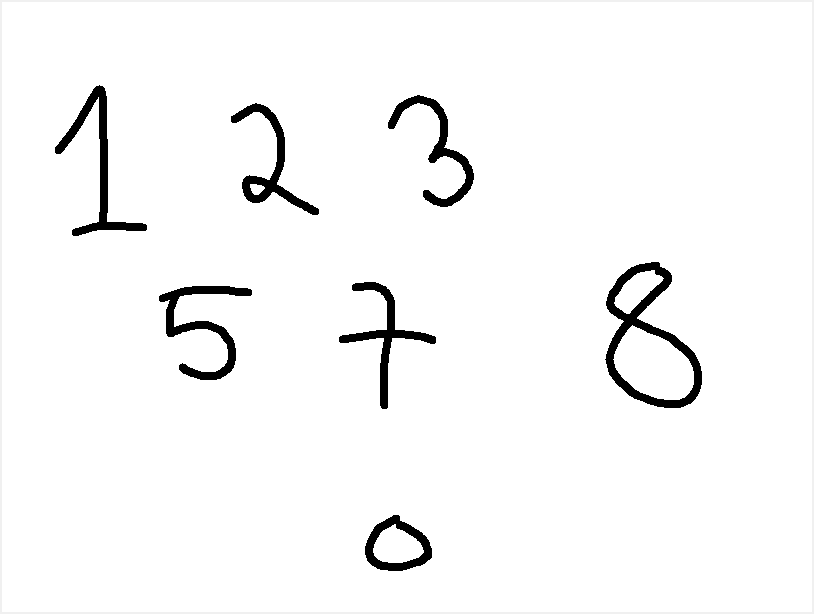
#> input picture test.png, 814 x 614 px, found by its file name
$ jupyter execute --allow-errors Handwritten_Digit_Recogniton.ipynb
#> lines starting #> are read from the running program, lines starting #| are printed output that depends on the picture; after the words box and inside, x2 and y2 are one past the last pixel; in counts of white or black regions, pixels touching at a corner belong together
#**Hand Written Digit Recignition**

###Importing Libraries

[cell 1]
import matplotlib.pyplot as plt
import numpy as np
import os
import PIL
import tensorflow as tf

from tensorflow import keras
from keras.utils import to_categorical
from tensorflow.keras import layers, datasets, models
from tensorflow.keras.models import Sequential

###Preparing Dataset

#> (a cell that did not finish here is left out)

###Creating Model

#> (a cell that did not finish here is left out)

### Compiling Model

#> (a cell that did not finish here is left out)

#> (a cell that did not finish here is left out)

### Adding ModelCheckpoint to save the model with best accuracy on val dataset

[cell 6]
from keras.callbacks import ModelCheckpoint

#> (the rest of this cell did not finish here and is left out)

### Training

[cell 7]
epochs = 10
#> (the rest of this cell did not finish here and is left out)

###Loading The model with best validation accuracy

#> (a cell that did not finish here is left out)

### Visuals of Training Results

#> (a cell that did not finish here is left out)

#> (a cell that did not finish here is left out)

### Testing Image

#> (a cell that did not finish here is left out)

#> (a cell that did not finish here is left out)

###Model Results

[cell 13]
print("Evaluate on test data")
#> (the rest of this cell did not finish here and is left out)

###Using Real Images

[cell 14]
import cv2
from google.colab import files
uploaded = files.upload()
#> the answer given: test.png
preprocessed_digits = []
for fn in uploaded.keys():
  path = '/content/' + fn
  image = cv2.imread(path)
#> image is the input picture: shape (614, 814, 3); min 0, max 255, mean 247.2
  grey = cv2.cvtColor(image.copy(), cv2.COLOR_BGR2GRAY)
  ret, thresh = cv2.threshold(grey.copy(), 75, 255, cv2.THRESH_BINARY_INV)
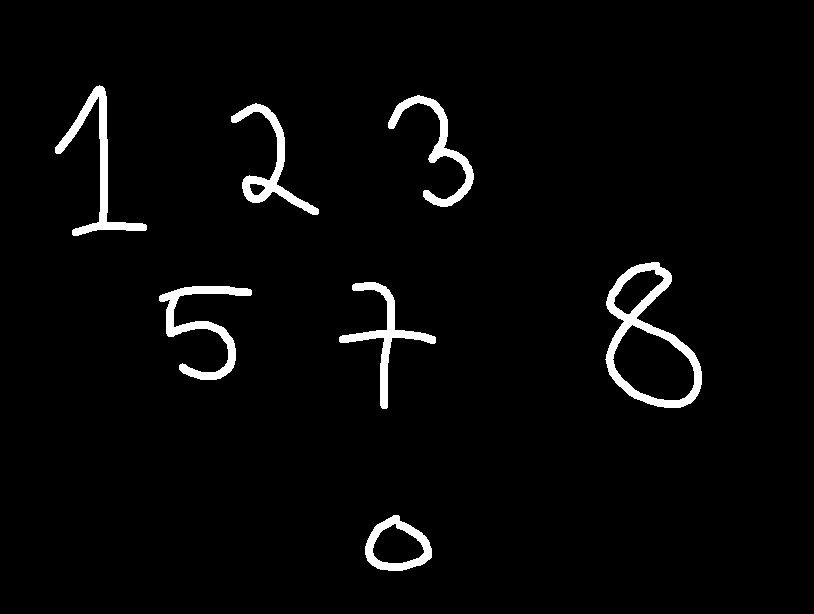
#> thresh: shape (614, 814); 3% white; 7 white regions
  contours, _ = cv2.findContours(thresh.copy(), cv2.RETR_EXTERNAL, cv2.CHAIN_APPROX_SIMPLE)
#> contours = 7 contours; box (x1, y1, x2, y2) and area: (605, 262, 702, 408) 8454, (365, 515, 432, 571) 2608, (55, 85, 147, 236) 2018, (159, 286, 252, 380) 1939, (231, 103, 319, 215) 1830, (339, 282, 436, 409) 1693, (388, 95, 474, 207) 1652

  for c in contours:
    x,y,w,h = cv2.boundingRect(c)

    # Creating a rectangle around the digit in the original image (for displaying the digits fetched via contours)
    cv2.rectangle(image, (x,y), (x+w, y+h), color=(0, 255, 0), thickness=2)

    # Cropping out the digit from the image corresponding to the current contours in the for loop
    digit = thresh[y:y+h, x:x+w]

    # Resizing that digit to (18, 18)
    resized_digit = cv2.resize(digit, (18,18))

    # Padding the digit with 5 pixels of black color (zeros) in each side to finally produce the image of (28, 28)
    padded_digit = np.pad(resized_digit, ((5,5),(5,5)), "constant", constant_values=0)

    # Adding the preprocessed digit to the list of preprocessed digits
    preprocessed_digits.append(padded_digit)
#> this loop made 7 passes
#> (x, y, w, h) on passes 1 to 7: (365, 515, 67, 56), (159, 286, 93, 94), (339, 282, 97, 127), (605, 262, 97, 146), (231, 103, 88, 112), (388, 95, 86, 112), (55, 85, 92, 151)
#> pass 1, `digit = thresh[y:y+h, x:x+w]`:
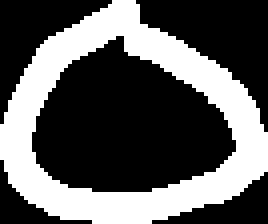
#> digit: shape (56, 67) (shown 4 times larger); 36% white; 1 white region, box (x1, y1, x2, y2) and area: (0, 0, 67, 56) 1351
#> pass 1, `padded_digit = np.pad(resized_digit, ((5,5),(5,5)), "constant", consta..`:
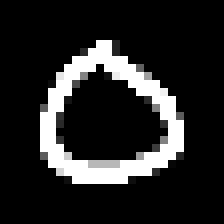
#> padded_digit: shape (28, 28) (shown 8 times larger); min 0, max 255, mean 38.1
#> pass 2, `digit = thresh[y:y+h, x:x+w]`:
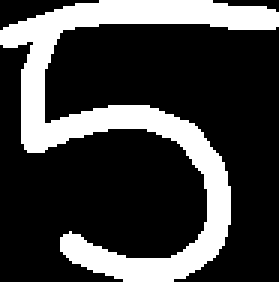
#> digit: shape (94, 93) (shown 3 times larger); 25.2% white; 1 white region, box (x1, y1, x2, y2) and area: (0, 0, 93, 94) 2203
#> pass 2, `padded_digit = np.pad(resized_digit, ((5,5),(5,5)), "constant", consta..`:
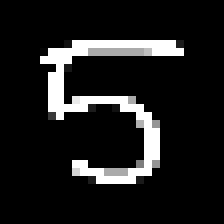
#> padded_digit: shape (28, 28) (shown 8 times larger); min 0, max 255, mean 28.7
#> after the loop:
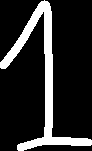
#> digit: shape (151, 92); 16.5% white; 1 white region, box (x1, y1, x2, y2) and area: (0, 0, 92, 151) 2290
#> after the loop:
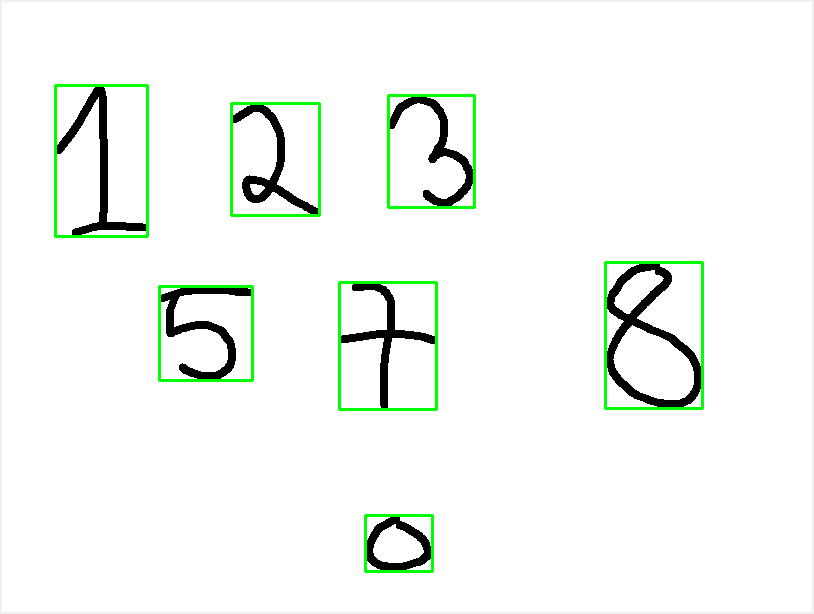
#> image: shape (614, 814, 3); 1.7% of pixels changed, all inside (x1, y1, x2, y2) = (54, 84, 704, 573)
#> after the loop, preprocessed_digits = 7 items
  print("\n\n\n----------------Contoured Image--------------------")
  plt.imshow(image, cmap="gray")
  plt.show()

  inp = np.array(preprocessed_digits)

[cell 15]
#Run this cell after running the above for prediction
figure = plt.figure(figsize=(20, 8))
rows = len(preprocessed_digits)//5 +1
#> rows = 2
#> (the rest of this cell did not finish here and is left out)

$ run again, on First.jpg
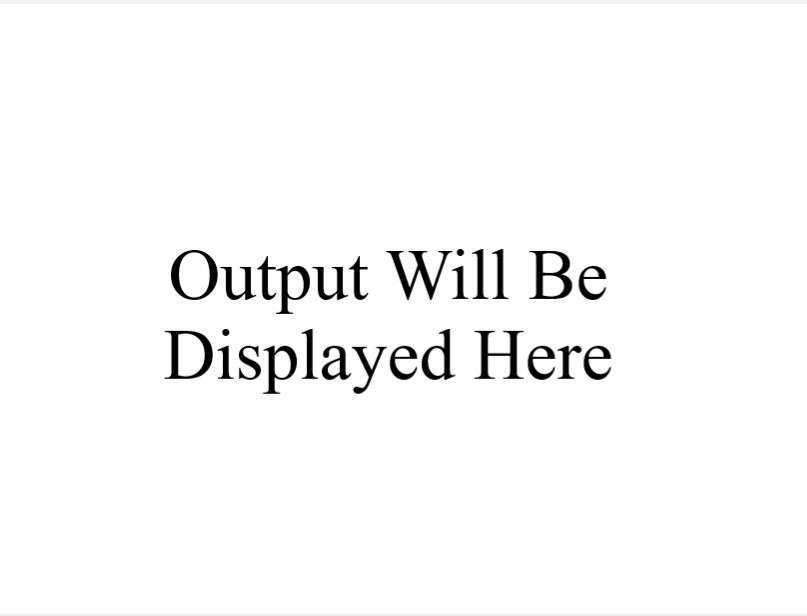
#> input picture First.jpg, 807 x 616 px, found by its file name
#> image is the input picture: shape (616, 807, 3); min 0, max 255, mean 248.9
#> `ret, thresh = cv2.threshold(grey.copy(), 75, 255, cv2.THRESH_BINARY_INV)`:
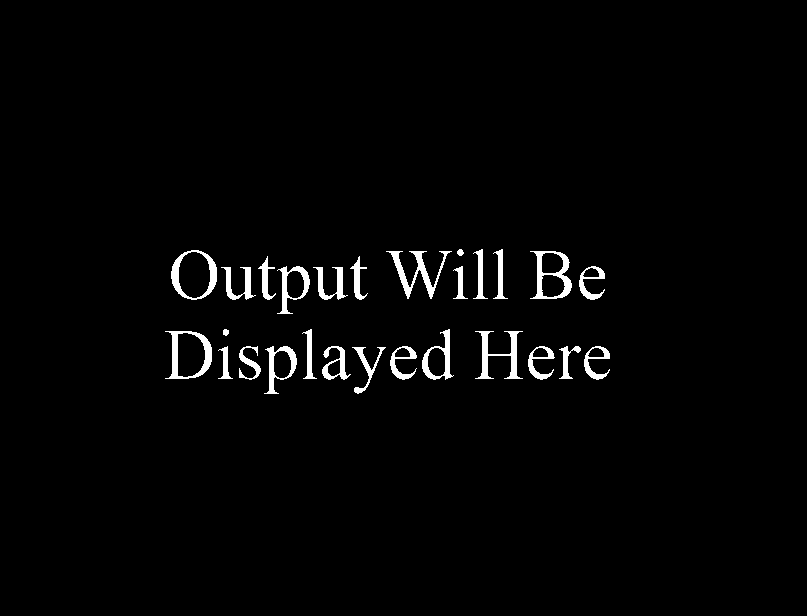
#> thresh: shape (616, 807); 2.1% white; 27 white regions
#> contours = 27 contours; largest, box (x1, y1, x2, y2) and area: (171, 250, 217, 300) 1748, (165, 331, 212, 379) 1645, (530, 251, 572, 299) 1416, (422, 329, 454, 380) 839, (264, 346, 297, 394) 822
#> the loop `for c in contours:` made 27 passes
#> (x, y, w, h) on passes 1 to 8: (352, 347, 34, 47), (584, 346, 26, 34), (559, 346, 22, 33), (528, 346, 27, 34), (390, 346, 27, 34), (322, 346, 29, 34), (264, 346, 33, 48), (239, 346, 22, 34)
#> after the loop `for c in contours:`:
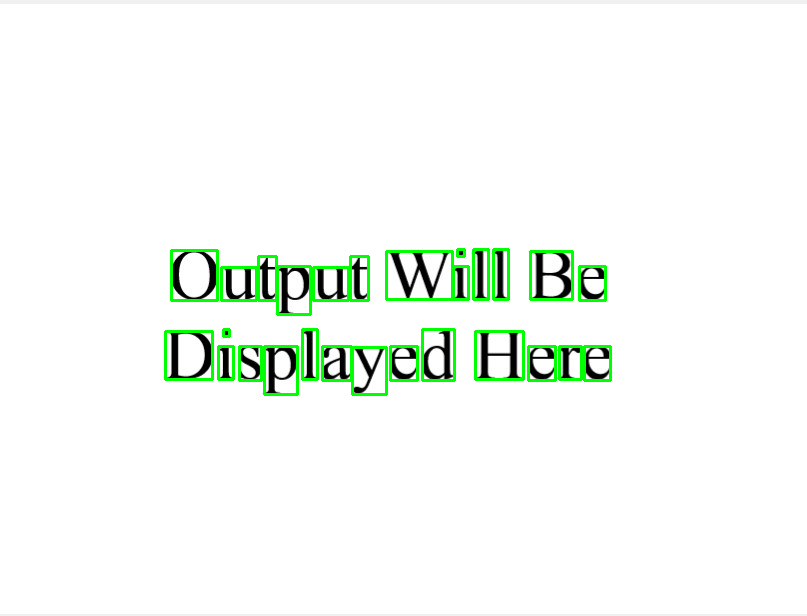
#> image: shape (616, 807, 3); 2.11% of pixels changed, all inside (x1, y1, x2, y2) = (164, 248, 612, 396)
#> after the loop `for c in contours:`: preprocessed_digits = 27 items
#> rows = 6

$ run again, on UI.jpg
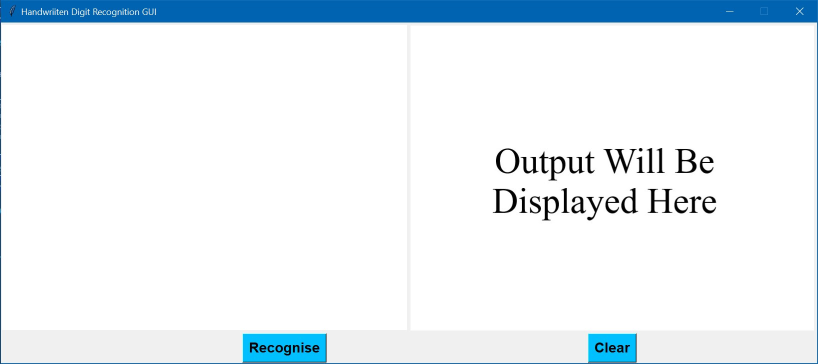
#> input picture UI.jpg, 1635 x 727 px, found by its file name (shown at 1/2 size)
#> image is the input picture: shape (727, 1635, 3); mean B, G, R 245.5, 239.9, 231.7
#> `ret, thresh = cv2.threshold(grey.copy(), 75, 255, cv2.THRESH_BINARY_INV)`:
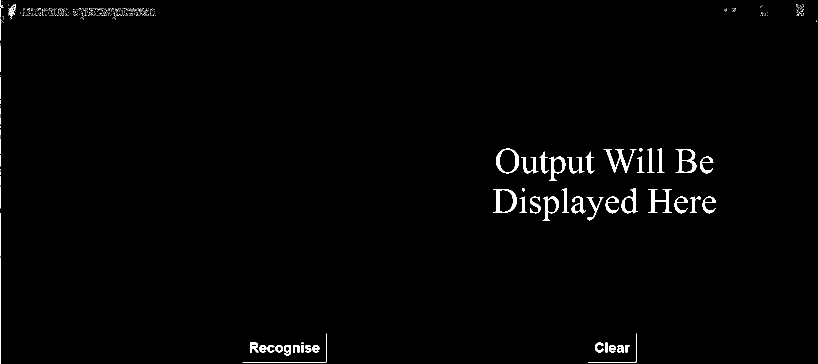
#> thresh: shape (727, 1635) (shown at 1/2 size); 1.2% white; 460 white regions (408 under 20 px)
#> contours = 460 contours, 418 with area under 20; largest, box (x1, y1, x2, y2) and area: (992, 297, 1038, 347) 1748, (986, 378, 1033, 426) 1643, (1351, 298, 1393, 346) 1414, (1243, 376, 1276, 427) 840, (1085, 393, 1118, 441) 823
#> the loop `for c in contours:` made 460 passes
#> (x, y, w, h) on passes 1 to 3: (1251, 690, 9, 15), (1234, 690, 14, 15), (1218, 690, 14, 15)
#> after the loop `for c in contours:`:
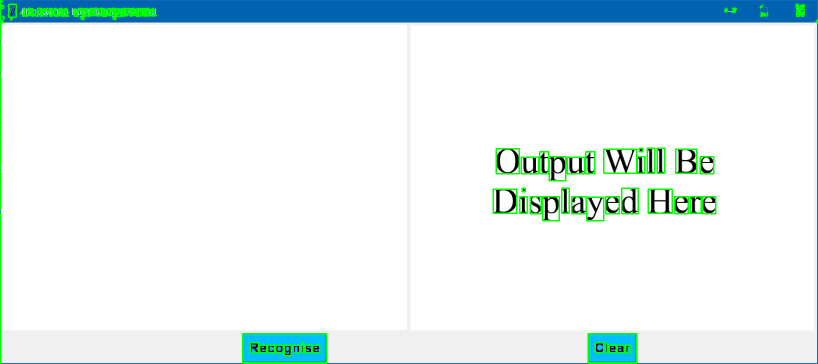
#> image: shape (727, 1635, 3) (shown at 1/2 size); 1.89% of pixels changed, all inside (x1, y1, x2, y2) = (0, 0, 1635, 727)
#> after the loop `for c in contours:`: preprocessed_digits = 460 items
#> rows = 93
